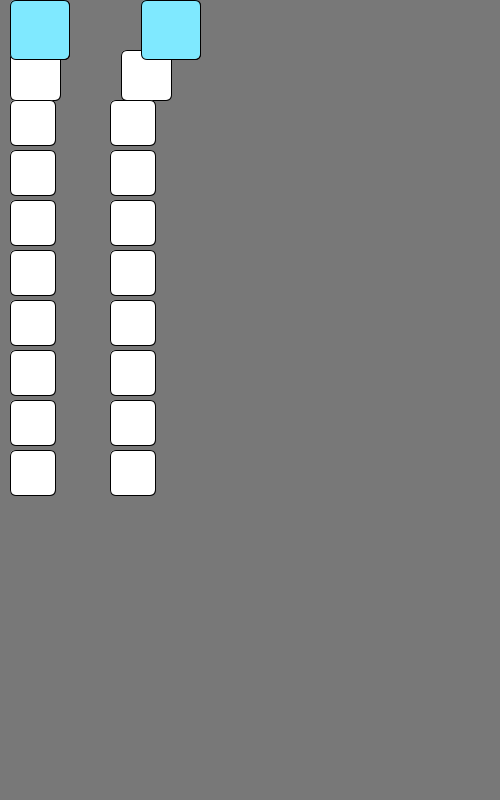
Frame 1 (no input)
Frame 60 (the mouse pressed at the canvas centre just before this capture): identical to frame 1, image omitted
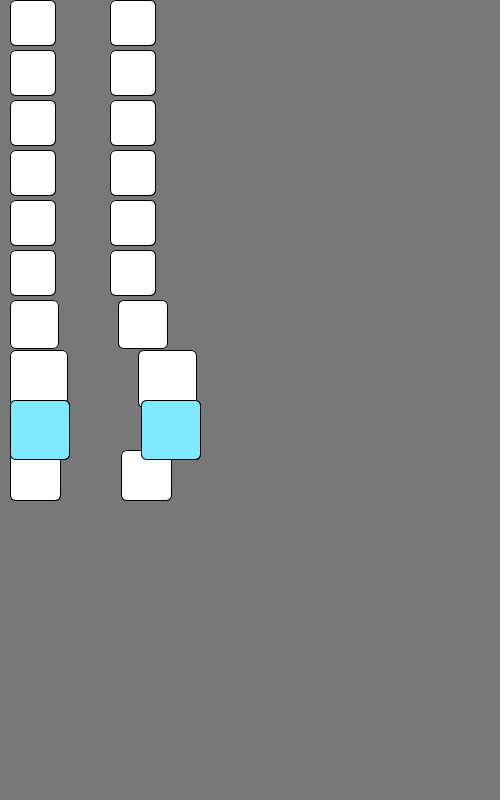
Frame 120 (the mouse held since frame 60 and released just before this capture)

The Processing sketch that drew these frames (run headless with seeded random() and noise(); from frame 60 on, the mouse is pressed at the canvas centre):

// Processing sketch: scrolling_though_options
// ── scrolling_though_options.pde
Rect[] rs = new Rect[10];
void setup() {
  size(500, 800);
  for (int i = 0; i < rs.length; i++) {
    rs[i] = new Rect(10, i*50, i);
  }
}
void draw() {
  background(120);
  int highlightIndex=0;
  float highlightDist=10E5;
  
  for (Rect r : rs) {
    r.update();
    r.display();
    
    if(r.distToBox < highlightDist){
      highlightDist = r.distToBox;
      highlightIndex = r.index;
    }
  }
  fill(color(127, 233, 255));
  rs[highlightIndex].display();
  fill(255);
}


class Rect {
  float x, y;
  float scale = 1;
  float distToBox = 0;
  int index = 0;
  int boxSize = 45;
  Rect (int x_, int y_, int i_) {
    x=x_;
    y=y_;
    index = i_;
  }
  void display() {
    rect(x, y, 45*scale, 45*scale,6);
    rect(x+100*scale, y, boxSize*scale, boxSize*scale,6);
  }

  void update() {


    scale = constrain(map(abs(mouseY-(y+boxSize/2)), 0, 100, 1.4, 1), 1, 1.4);
    distToBox = abs(mouseY-(y+boxSize/2));
  }
  //When you select the palette, if highlights the box starting at the left accelerating to the right
}
